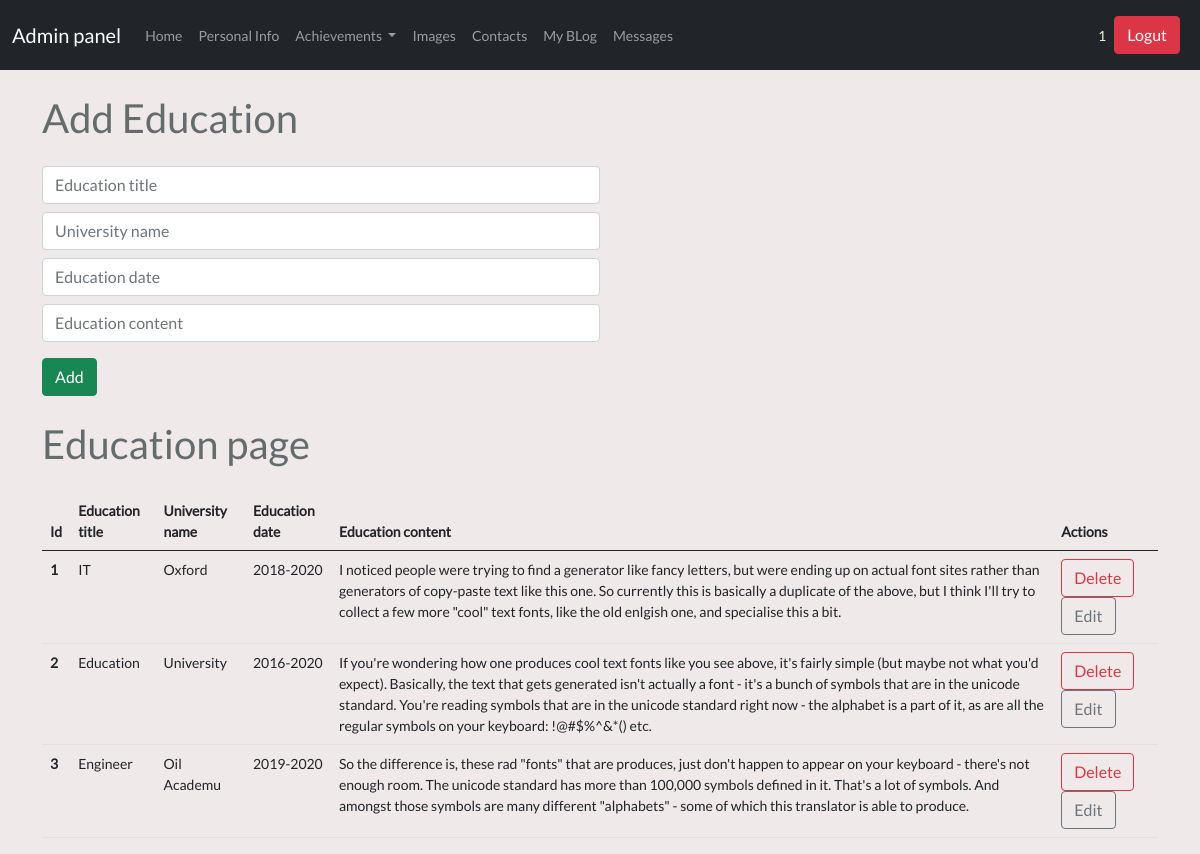
/admin/education (signed in), run on the app's committed database.
### tables this page shows
CREATE TABLE user (
	id INTEGER NOT NULL, 
	username VARCHAR(20), 
	email VARCHAR(50), 
	password VARCHAR(80), 
	PRIMARY KEY (id), 
	UNIQUE (username), 
	UNIQUE (email)
);

CREATE TABLE education (
	id INTEGER NOT NULL, 
	education_title VARCHAR(50), 
	university_name VARCHAR(50), 
	education_date VARCHAR(50), 
	education_content VARCHAR(250), 
	PRIMARY KEY (id)
);

### controllers/admin/education.py (the view, shortened to what this page needs)
@app.route('/admin/education',methods=['GET','POST'])
@login_required
def admin_education_index():
    from run import db
    from models import Education
    educations=Education.query.all()
    return render_template('admin/education.html',educations=educations)

### controllers/admin/main.py (called while the page is built)
@app.before_request
def before_request():
    g.user = current_user

### run.py (called while the page is built)
@login_manager.user_loader
def load_user(user_id):
    from models import User
    return User.query.get(user_id)

### templates/admin/education.html
{% extends "admin/dashboard.html" %} {% block content %}
<div class="container">
  <h1 class="adminpage ml-4 mt-4">Add Education</h1>
  <form action="/admin/education" method="POST" class="w-50 ml-4 mt-4">
    <input
      type="text"
      name="education_title"
      class="form-control my-2"
      placeholder="Education title"
    />
    <input
      type="text"
      name="university_name"
      class="form-control my-2"
      placeholder="University name"
    />
    <input
      type="text"
      name="education_date"
      class="form-control my-2"
      placeholder="Education date"
    />
    <input
      type="text"
      name="education_content"
      class="form-control my-2"
      placeholder="Education content"
    />
    <input type="submit" class="btn btn-success my-2" value="Add" />
  </form>
  <h1 class="adminpage ml-4 mt-3">Education page</h1>
  <table class="table table-hover mt-4 ml-4">
    <thead>
      <tr>
        <th scope="col">Id</th>
        <th scope="col">Education title</th>
        <th scope="col">University name</th>
        <th scope="col">Education date</th>
        <th scope="col">Education content</th>
        <th scope="col">Actions</th>
      </tr>
    </thead>
    <tbody>
      {% for education in educations %}
      <tr>
        <th scope="row">{{education.id}}</th>
        <td>{{education.education_title}}</td>
        <td>{{education.university_name}}</td>
        <td>{{education.education_date}}</td>
        <td>{{education.education_content}}</td>
        <td>
          <a href="/deleteedu/{{education.id}}" class="btn btn-outline-danger"
            >Delete</a
          >
          <a
            href="/updateedu/{{education.id}}"
            class="btn btn-outline-secondary"
            >Edit</a
          >
        </td>
      </tr>
      {% endfor %}
    </tbody>
  </table>
</div>
{% endblock %}

### templates/admin/dashboard.html (shortened to what this page needs)
<!DOCTYPE html>
<html lang="en">
  <head>
    <link
      rel="stylesheet"
      href="https://cdnjs.cloudflare.com/ajax/libs/font-awesome/5.15.3/css/all.min.css"
    />
    <link
      href="{{ url_for('static', filename='bootstrap.min.css') }}"
      rel="stylesheet"
    />
    <link rel="stylesheet" href="/static/admin/css/style.css" />
  </head>
  <body>
    <nav class="navbar navbar-expand-lg navbar-dark bg-dark">
      <div class="container-fluid">
        {% if '/admin/dashboard' in request.path %}
        <span class="navbar-brand">Admin panel</span>
        {% else %}
        <a class="navbar-brand" href="/admin/dashboard">Admin panel</a>
        {% endif %}
        <div class="collapse navbar-collapse" id="navbarText">
          <ul class="navbar-nav me-auto mb-2 mb-lg-0">
            <li class="nav-item">
              <a
                class="nav-link {{'active' if '/admin/home' in request.path else  ''}}"
                aria-current="page"
                href="/admin/home"
                >Home</a
              >
            </li>
            <li class="nav-item">
              <a
                class="nav-link {{'active' if '/admin/persinfo' in request.path else  ''}}"
                href="/admin/persinfo"
                >Personal Info</a
              >
            </li>
            <li class="nav-item dropdown">
              <a
                class="nav-link dropdown-toggle"
                href="#"
                id="navbarScrollingDropdown"
                role="button"
                data-bs-toggle="dropdown"
                aria-expanded="false"
              >
                Achievements
              </a>
            </li>
            <li class="nav-item">
              <a
                class="nav-link {{'active' if '/admin/images' in request.path else  ''}}"
                href="/admin/images"
                >Images</a
              >
            </li>
            <li class="nav-item">
              <a
                class="nav-link {{'active' if '/admin/socialprof' in request.path else  ''}}"
                href="/admin/socialprof"
                >Contacts</a
              >
            </li>
            <li class="nav-item">
              <a
                class="nav-link {{'active' if '/admin/myblog' in request.path else  ''}}"
                href="/admin/myblog"
                >My BLog</a
              >
            </li>
            <li class="nav-item">
              <a
                class="nav-link {{'active' if '/admin/form' in request.path else  ''}}"
                href="/admin/form"
                >Messages</a
              >
            </li>
          </ul>
          <div class="d-flex align-items-center">
            <div style="color: beige">{{ current_user.username }}</div>
            <button
              class="btn btn-danger m-2"
              onclick="window.location.href = '/logout'"
            >
              Logut
            </button>
          </div>
        </div>
      </div>
    </nav>
    {% block content %} {% endblock %}
  </body>
</html>

### static/app/css/style.css (style rules this page uses)
body { font-family: Lato, serif, Calibri, Arial; font-size: 14px; background-color: #efe9e9; color: #656c6d; font-weight: 400; margin: 0; padding: 0; box-sizing: border-box; }

### data on the page
user: username "1"
education: id "1", education_title "IT", university_name "Oxford", education_date "2018-2020", education_content "I noticed people were trying to find a generator like fancy letters, but were ending up on actual font sites rather than generators of copy-paste text like this one. So currently this is basically a duplicate of the above, but I think I'll try to collect a few more \"cool\" text fonts, like the old enlgish one, and specialise this a bit."
education: id "2", education_title "Education", university_name "University", education_date "2016-2020", education_content "If you're wondering how one produces cool text fonts like you see above, it's fairly simple (but maybe not what you'd expect). Basically, the text that gets generated isn't actually a font - it's a bunch of symbols that are in the unicode standard. You're reading symbols that are in the unicode standard right now - the alphabet is a part of it, as are all the regular symbols on your keyboard: !@#$%^&*() etc."
education: id "3", education_title "Engineer", university_name "Oil Academu", education_date "2019-2020", education_content "So the difference is, these rad \"fonts\" that are produces, just don't happen to appear on your keyboard - there's not enough room. The unicode standard has more than 100,000 symbols defined in it. That's a lot of symbols. And amongst those symbols are many different \"alphabets\" - some of which this translator is able to produce."
